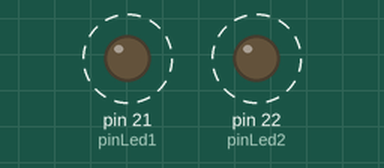
Simulated run of this program. Board: MicroPython board. Shown: output pins drawn as LEDs (lit = HIGH). Dashed ring = blinking.

Above: at 0.2 s.
Timing chart, 0 to 4.6 s (numbered marks = the images above):
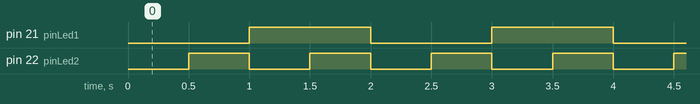

Measured:
- by itself, pin 21 (pinLed1): alternates HIGH for 1.0 s and LOW for 1.0 s
- by itself, pin 22 (pinLed2): alternates HIGH for 0.50 s and LOW for 0.50 s
- by itself, everything shown: repeats every 2.0 s, in 4 steps

The program:

08TimerConFunciones.py
```python
import machine
import utime

objTim1 = machine.Timer()
objTim2 = machine.Timer()

intDelta1 = 0
intDelta2 = 0

pinLed1 = machine.Pin(21, machine.Pin.OUT)
pinLed2 = machine.Pin(22, machine.Pin.OUT)

def Ya1(arg1):
    global pinLed1
    pinLed1.toggle()

def Ya2(arg1):
    global pinLed2
    pinLed2.toggle()

objTim1.init(freq = 1, mode = machine.Timer.PERIODIC, callback = Ya1)
# utime.sleep_ms(250)
objTim2.init(period = 500, mode = machine.Timer.PERIODIC, callback = Ya2)
```
